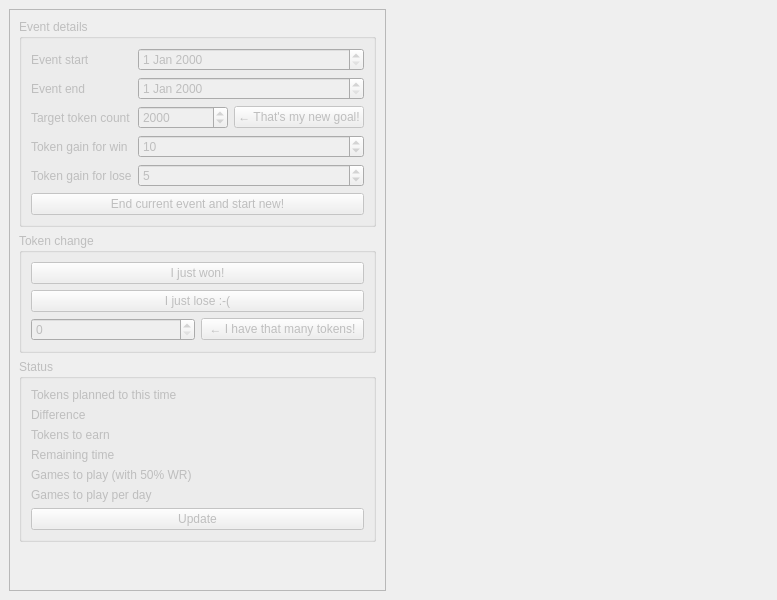
<?xml version="1.0" encoding="UTF-8"?>
<ui version="4.0">
 <class>MainWindow</class>
 <widget class="QMainWindow" name="MainWindow">
  <property name="geometry">
   <rect>
    <x>0</x>
    <y>0</y>
    <width>777</width>
    <height>600</height>
   </rect>
  </property>
  <property name="windowTitle">
   <string>TokenTracker</string>
  </property>
  <widget class="QWidget" name="centralwidget">
   <property name="enabled">
    <bool>false</bool>
   </property>
   <layout class="QHBoxLayout" name="horizontalLayout">
    <item>
     <widget class="QFrame" name="frame">
      <property name="frameShape">
       <enum>QFrame::StyledPanel</enum>
      </property>
      <property name="frameShadow">
       <enum>QFrame::Raised</enum>
      </property>
      <layout class="QVBoxLayout" name="verticalLayout">
       <item>
        <widget class="QGroupBox" name="groupBoxEventDetails">
         <property name="title">
          <string>Event details</string>
         </property>
         <layout class="QVBoxLayout" name="verticalLayout_3">
          <item>
           <layout class="QFormLayout" name="formLayout_2">
            <item row="0" column="0">
             <widget class="QLabel" name="label">
              <property name="text">
               <string>Event start</string>
              </property>
             </widget>
            </item>
            <item row="0" column="1">
             <widget class="QDateEdit" name="dateStart"/>
            </item>
            <item row="1" column="0">
             <widget class="QLabel" name="label_2">
              <property name="text">
               <string>Event end</string>
              </property>
             </widget>
            </item>
            <item row="1" column="1">
             <widget class="QDateEdit" name="dateEnd"/>
            </item>
            <item row="2" column="0">
             <widget class="QLabel" name="label_3">
              <property name="text">
               <string>Target token count</string>
              </property>
             </widget>
            </item>
            <item row="2" column="1">
             <layout class="QHBoxLayout" name="horizontalLayout_3">
              <item>
               <widget class="QSpinBox" name="spinBoxTarget">
                <property name="minimum">
                 <number>1</number>
                </property>
                <property name="maximum">
                 <number>100000</number>
                </property>
                <property name="value">
                 <number>2000</number>
                </property>
               </widget>
              </item>
              <item>
               <widget class="QPushButton" name="buttonNewTarget">
                <property name="text">
                 <string>← That's my new goal!</string>
                </property>
               </widget>
              </item>
             </layout>
            </item>
            <item row="3" column="0">
             <widget class="QLabel" name="label_4">
              <property name="text">
               <string>Token gain for win</string>
              </property>
             </widget>
            </item>
            <item row="3" column="1">
             <widget class="QSpinBox" name="spinBoxWin">
              <property name="minimum">
               <number>1</number>
              </property>
              <property name="maximum">
               <number>1000</number>
              </property>
              <property name="value">
               <number>10</number>
              </property>
             </widget>
            </item>
            <item row="4" column="0">
             <widget class="QLabel" name="label_5">
              <property name="text">
               <string>Token gain for lose</string>
              </property>
             </widget>
            </item>
            <item row="4" column="1">
             <widget class="QSpinBox" name="spinBoxLose">
              <property name="minimum">
               <number>1</number>
              </property>
              <property name="maximum">
               <number>1000</number>
              </property>
              <property name="value">
               <number>5</number>
              </property>
             </widget>
            </item>
           </layout>
          </item>
          <item>
           <widget class="QPushButton" name="buttonStartEvent">
            <property name="text">
             <string>End current event and start new!</string>
            </property>
           </widget>
          </item>
         </layout>
        </widget>
       </item>
       <item>
        <widget class="QGroupBox" name="groupBoxTokenChange">
         <property name="title">
          <string>Token change</string>
         </property>
         <layout class="QGridLayout" name="gridLayout">
          <item row="5" column="0">
           <layout class="QHBoxLayout" name="horizontalLayout_2">
            <item>
             <widget class="QSpinBox" name="spinBoxTokens">
              <property name="maximum">
               <number>100000</number>
              </property>
             </widget>
            </item>
            <item>
             <widget class="QPushButton" name="buttonTokens">
              <property name="text">
               <string>← I have that many tokens!</string>
              </property>
             </widget>
            </item>
           </layout>
          </item>
          <item row="0" column="0">
           <widget class="QPushButton" name="buttonWin">
            <property name="text">
             <string>I just won!</string>
            </property>
           </widget>
          </item>
          <item row="1" column="0">
           <widget class="QPushButton" name="buttonLose">
            <property name="text">
             <string>I just lose :-(</string>
            </property>
           </widget>
          </item>
         </layout>
        </widget>
       </item>
       <item>
        <widget class="QGroupBox" name="groupBoxStatus">
         <property name="title">
          <string>Status</string>
         </property>
         <layout class="QVBoxLayout" name="verticalLayout_2">
          <item>
           <layout class="QFormLayout" name="formLayout">
            <item row="0" column="0">
             <widget class="QLabel" name="label_9">
              <property name="text">
               <string>Tokens planned to this time</string>
              </property>
             </widget>
            </item>
            <item row="0" column="1">
             <widget class="QLabel" name="labelPlanned">
              <property name="text">
               <string/>
              </property>
             </widget>
            </item>
            <item row="2" column="0">
             <widget class="QLabel" name="label_6">
              <property name="text">
               <string>Tokens to earn</string>
              </property>
             </widget>
            </item>
            <item row="2" column="1">
             <widget class="QLabel" name="labelRemainingTokens">
              <property name="text">
               <string/>
              </property>
             </widget>
            </item>
            <item row="3" column="0">
             <widget class="QLabel" name="label_7">
              <property name="text">
               <string>Remaining time</string>
              </property>
             </widget>
            </item>
            <item row="3" column="1">
             <widget class="QLabel" name="labelRemainingTime">
              <property name="text">
               <string/>
              </property>
             </widget>
            </item>
            <item row="4" column="0">
             <widget class="QLabel" name="label_8">
              <property name="text">
               <string>Games to play (with 50% WR)</string>
              </property>
             </widget>
            </item>
            <item row="4" column="1">
             <widget class="QLabel" name="labelRemainingGames">
              <property name="text">
               <string/>
              </property>
             </widget>
            </item>
            <item row="1" column="0">
             <widget class="QLabel" name="label_10">
              <property name="text">
               <string>Difference</string>
              </property>
             </widget>
            </item>
            <item row="1" column="1">
             <widget class="QLabel" name="labelDifference">
              <property name="text">
               <string/>
              </property>
             </widget>
            </item>
            <item row="5" column="0">
             <widget class="QLabel" name="label_11">
              <property name="text">
               <string>Games to play per day</string>
              </property>
             </widget>
            </item>
            <item row="5" column="1">
             <widget class="QLabel" name="labelGamesPerDay">
              <property name="text">
               <string/>
              </property>
             </widget>
            </item>
           </layout>
          </item>
          <item>
           <widget class="QPushButton" name="buttonUpdateStatus">
            <property name="text">
             <string>Update</string>
            </property>
           </widget>
          </item>
         </layout>
        </widget>
       </item>
       <item>
        <spacer name="verticalSpacer">
         <property name="orientation">
          <enum>Qt::Vertical</enum>
         </property>
         <property name="sizeHint" stdset="0">
          <size>
           <width>20</width>
           <height>40</height>
          </size>
         </property>
        </spacer>
       </item>
      </layout>
     </widget>
    </item>
    <item>
     <widget class="QChartView" name="chart" native="true"/>
    </item>
   </layout>
  </widget>
 </widget>
 <customwidgets>
  <customwidget>
   <class>QChartView</class>
   <extends>QWidget</extends>
   <header location="global">QtCharts</header>
   <container>1</container>
  </customwidget>
 </customwidgets>
 <resources/>
 <connections/>
</ui>
